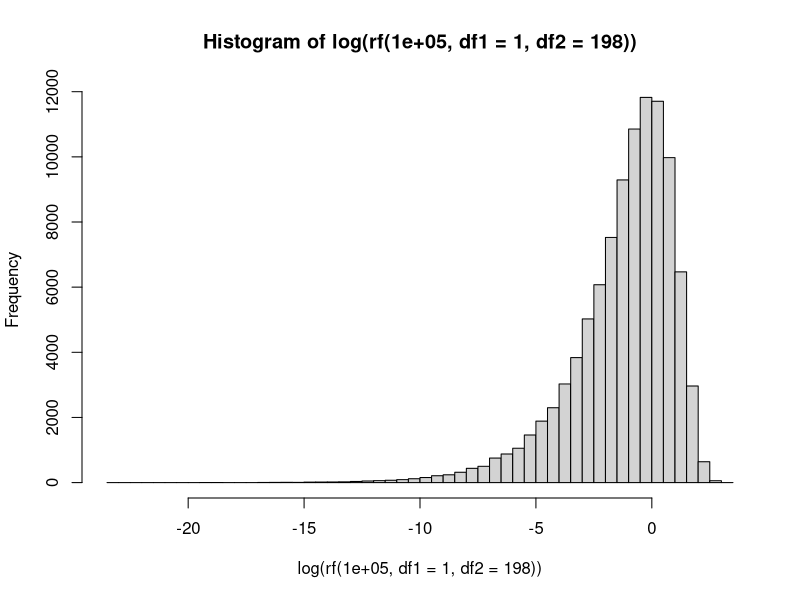

Generate this figure with R:
## ---- chunk 1
hist(log(rf(100000,df1=1,df2=198)), 50)
